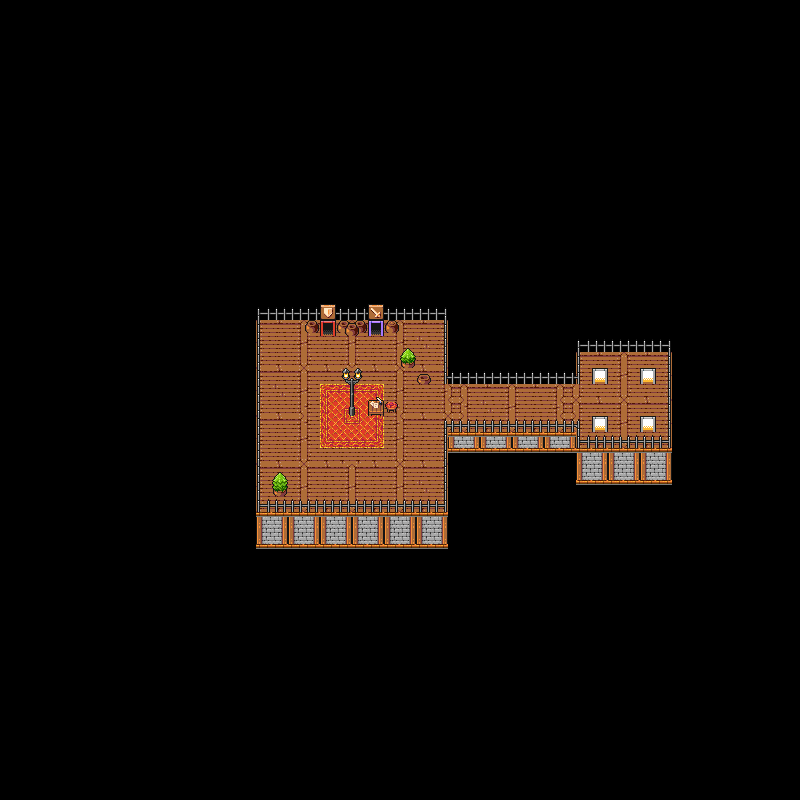

A level layout from a 2D game, rendered from its tile map. Below: a short description, then the map file with tile-grid data replaced by summaries:
An orthogonal 50x50 tile map with 16x16 px tiles, 4 tile layers (base, floor, mask, overhead), 1 hidden layer not drawn, 20 tilesets and 3 objects (NPC, MONSTER, Warp).

<map version="1.2" tiledversion="1.2.1" orientation="orthogonal" renderorder="right-down" width="50" height="50" tilewidth="16" tileheight="16" infinite="0" nextlayerid="26" nextobjectid="34">
 <tileset firstgid="1" source="tileset/cave1.0/Cave_A.tsx" />
 <tileset firstgid="61" source="tileset/cave1.0/Cave_B.tsx" />
 <tileset firstgid="285" source="tileset/desert1.0/Desert_A.tsx" />
 <tileset firstgid="485" source="tileset/desert1.0/Desert_B.tsx" />
 <tileset firstgid="597" source="tileset/dungeon1.1/Dungeon_A.tsx" />
 <tileset firstgid="753" source="tileset/dungeon1.1/Dungeon_B.tsx" />
 <tileset firstgid="1009" source="tileset/grasslands2.1/A1.tsx" />
 <tileset firstgid="1909" source="tileset/grasslands2.1/A2.tsx" />
 <tileset firstgid="3903" source="tileset/grasslands2.1/B.tsx" />
 <tileset firstgid="4159" source="tileset/grasslands2.1/C.tsx" />
 <tileset firstgid="4415" source="tileset/grasslands2.1/D.tsx" />
 <tileset firstgid="4671" source="tileset/grasslands2.1/E.tsx" />
 <tileset firstgid="4851" source="tileset/grasslands2.1/Flowers.tsx" />
 <tileset firstgid="4947" source="tileset/grasslands2.1/Trees.tsx" />
 <tileset firstgid="5059" source="tileset/town1.2/doors_outside.tsx" />
 <tileset firstgid="5091" source="tileset/town1.2/Town_A.tsx" />
 <tileset firstgid="5299" source="tileset/town1.2/Town_B.tsx" />
 <tileset firstgid="5891" source="tileset/town1.2/Town_C.tsx" />
 <tileset firstgid="6206" source="tileset/town1.2/Town_D.tsx" />
 <tileset firstgid="6654" source="tileset/town1.2/Town_doors_inside.tsx" />
 <layer id="20" name="base" width="50" height="50">
  <data>[2500 cells, 50 non-empty, 5 distinct tile ids]</data>
 </layer>
 <layer id="15" name="floor" width="50" height="50" offsetx="0" offsety="16">
  <data>[2500 cells, 204 non-empty, 23 distinct tile ids]</data>
 </layer>
 <layer id="17" name="mask" width="50" height="50">
  <data>[2500 cells, 116 non-empty, 25 distinct tile ids]</data>
 </layer>
 <objectgroup id="22" name="entity">
  <object id="31" name="Old Man" type="NPC" x="320" y="400" width="16" height="16">
   <properties>
    <property name="atlasBodyId" type="int" value="18" />
    <property name="atlasHeadId" type="int" value="40" />
    <property name="bounds1x" type="int" value="20" />
    <property name="bounds1y" type="int" value="25" />
    <property name="bounds2x" type="int" value="20" />
    <property name="bounds2y" type="int" value="25" />
    <property name="direction" value="SOUTH" />
    <property name="probabilityStill" type="float" value="1" />
    <property name="probabilityWalkStart" type="float" value="0" />
    <property name="speed" type="float" value="0.1" />
   </properties>
  </object>
  <object id="33" name="Unseen Eye" type="MONSTER" x="352" y="432" width="16" height="16">
   <properties>
    <property name="atlasBodyId" type="int" value="30" />
    <property name="bounds1x" type="int" value="0" />
    <property name="bounds1y" type="int" value="0" />
    <property name="bounds2x" type="int" value="49" />
    <property name="bounds2y" type="int" value="49" />
    <property name="direction" value="SOUTH" />
    <property name="probabilityStill" type="float" value="0.3" />
    <property name="probabilityWalkStart" type="float" value="0.6" />
    <property name="speed" type="float" value="0.3" />
   </properties>
  </object>
 </objectgroup>
 <objectgroup id="24" name="warp">
  <object id="32" name="maintown" type="Warp" x="592" y="368" width="16" height="16">
   <properties>
    <property name="direction" value="NORTH" />
    <property name="x" type="int" value="36" />
    <property name="y" type="int" value="19" />
   </properties>
  </object>
 </objectgroup>
 <layer id="21" name="overhead" width="50" height="50">
  <data>[2500 cells, 40 non-empty, 17 distinct tile ids]</data>
 </layer>
 <layer id="23" name="collision" width="50" height="50" visible="0">
  <data>[2500 cells, 2303 non-empty, 1 distinct tile ids]</data>
 </layer>
</map>
